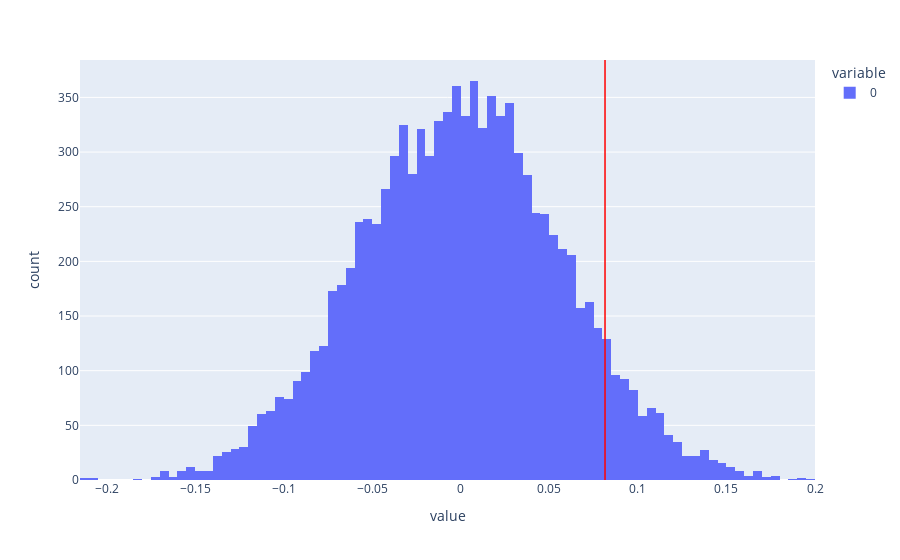

Notebook source saved alongside this figure:
### Code cell
t = []
for i in range(10000):
    col = list(df['Speed-m/sec'])
    df_copied = df.copy()
    df_copied['Speed-m/sec'] = random.sample(col, k=len(col))
    df_copied_grouped = df_copied.groupby('Group')['Speed-m/sec'].mean()
    t_stastic = df_copied_grouped['Old'] - df_copied_grouped['Middle']
    t.append(t_stastic)

px.histogram(t).add_vline(x=oberserved_t_stastic, line_color='red', line_width=1.5)

### Figure 1 — Plotly figure (JSON) as saved in the notebook; plotly's stock layout.template omitted (floating-point values rounded to 4 significant figures; data arrays with more than 128 entries replaced by an {"elided": "..."} marker saying what was removed)
{"data": [{"bingroup": "x", "hovertemplate": "variable=0<br>value=%{x}<br>count=%{y}<extra></extra>", "legendgroup": "0", "marker": {"color": "#636efa", "pattern": {"shape": ""}}, "name": "0", "orientation": "v", "showlegend": true, "type": "histogram", "x": {"elided": "10000 float values"}, "xaxis": "x", "yaxis": "y"}], "layout": {"barmode": "relative", "legend": {"title": {"text": "variable"}, "tracegroupgap": 0}, "margin": {"t": 60}, "shapes": [{"line": {"color": "red", "width": 1.5}, "type": "line", "x0": 0.08144, "x1": 0.08144, "xref": "x", "y0": 0, "y1": 1, "yref": "y domain"}], "xaxis": {"anchor": "y", "domain": [0, 1], "title": {"text": "value"}}, "yaxis": {"anchor": "x", "domain": [0, 1], "title": {"text": "count"}}}}
